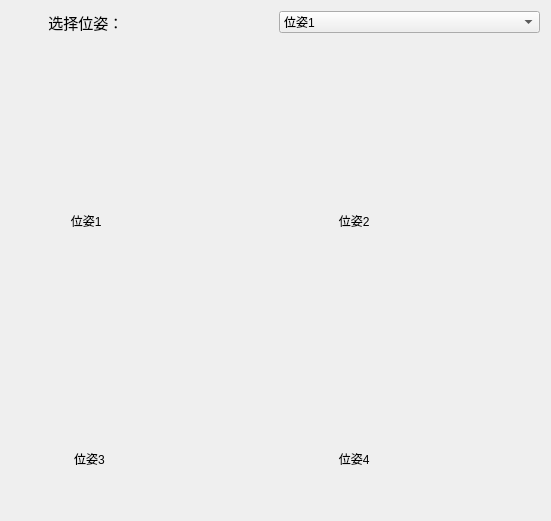
<?xml version="1.0" encoding="UTF-8"?>
<ui version="4.0">
 <class>ins_DirectionChoose</class>
 <widget class="QDialog" name="ins_DirectionChoose">
  <property name="geometry">
   <rect>
    <x>0</x>
    <y>0</y>
    <width>551</width>
    <height>521</height>
   </rect>
  </property>
  <property name="windowTitle">
   <string>Dialog</string>
  </property>
  <property name="styleSheet">
   <string notr="true"/>
  </property>
  <layout class="QGridLayout" name="gridLayout">
   <item row="0" column="0">
    <layout class="QHBoxLayout" name="horizontalLayout_3">
     <item>
      <widget class="QLabel" name="label_7">
       <property name="font">
        <font>
         <family>Arial</family>
         <pointsize>11</pointsize>
        </font>
       </property>
       <property name="styleSheet">
        <string notr="true"/>
       </property>
       <property name="text">
        <string>         选择位姿：</string>
       </property>
      </widget>
     </item>
     <item>
      <widget class="QComboBox" name="comboBox">
       <property name="styleSheet">
        <string notr="true"/>
       </property>
       <item>
        <property name="text">
         <string>位姿1</string>
        </property>
       </item>
       <item>
        <property name="text">
         <string>位姿2</string>
        </property>
       </item>
       <item>
        <property name="text">
         <string>位姿3</string>
        </property>
       </item>
       <item>
        <property name="text">
         <string>位姿4</string>
        </property>
       </item>
      </widget>
     </item>
    </layout>
   </item>
   <item row="4" column="0">
    <layout class="QHBoxLayout" name="horizontalLayout_2">
     <item>
      <layout class="QVBoxLayout" name="verticalLayout">
       <item>
        <widget class="QLabel" name="label3">
         <property name="text">
          <string/>
         </property>
         <property name="pixmap">
          <pixmap>:/icon/rightfan20.png</pixmap>
         </property>
        </widget>
       </item>
       <item>
        <widget class="QLabel" name="label_4">
         <property name="styleSheet">
          <string notr="true"/>
         </property>
         <property name="text">
          <string>                   位姿3</string>
         </property>
        </widget>
       </item>
      </layout>
     </item>
     <item>
      <layout class="QVBoxLayout" name="verticalLayout_2">
       <item>
        <widget class="QLabel" name="label4">
         <property name="styleSheet">
          <string notr="true">background-image: url(:/icon/rightfan.png);</string>
         </property>
         <property name="text">
          <string/>
         </property>
         <property name="pixmap">
          <pixmap>:/icon/rightzheng20.png</pixmap>
         </property>
        </widget>
       </item>
       <item>
        <widget class="QLabel" name="label_5">
         <property name="styleSheet">
          <string notr="true"/>
         </property>
         <property name="text">
          <string>                  位姿4</string>
         </property>
        </widget>
       </item>
      </layout>
     </item>
    </layout>
   </item>
   <item row="2" column="0">
    <layout class="QHBoxLayout" name="horizontalLayout">
     <item>
      <layout class="QVBoxLayout" name="verticalLayout_3">
       <item>
        <widget class="QLabel" name="label">
         <property name="text">
          <string/>
         </property>
         <property name="pixmap">
          <pixmap>:/icon/leftfan20.png</pixmap>
         </property>
        </widget>
       </item>
       <item>
        <widget class="QLabel" name="label_6">
         <property name="styleSheet">
          <string notr="true"/>
         </property>
         <property name="text">
          <string>                  位姿1</string>
         </property>
        </widget>
       </item>
      </layout>
     </item>
     <item>
      <layout class="QVBoxLayout" name="verticalLayout_4">
       <item>
        <widget class="QLabel" name="label2">
         <property name="styleSheet">
          <string notr="true"/>
         </property>
         <property name="text">
          <string/>
         </property>
         <property name="pixmap">
          <pixmap>:/icon/leftfzheng20.png</pixmap>
         </property>
        </widget>
       </item>
       <item>
        <widget class="QLabel" name="label_3">
         <property name="styleSheet">
          <string notr="true"/>
         </property>
         <property name="text">
          <string>                  位姿2</string>
         </property>
        </widget>
       </item>
      </layout>
     </item>
    </layout>
   </item>
   <item row="3" column="0">
    <spacer name="verticalSpacer">
     <property name="orientation">
      <enum>Qt::Vertical</enum>
     </property>
     <property name="sizeType">
      <enum>QSizePolicy::Fixed</enum>
     </property>
     <property name="sizeHint" stdset="0">
      <size>
       <width>20</width>
       <height>20</height>
      </size>
     </property>
    </spacer>
   </item>
   <item row="1" column="0">
    <spacer name="verticalSpacer_2">
     <property name="orientation">
      <enum>Qt::Vertical</enum>
     </property>
     <property name="sizeType">
      <enum>QSizePolicy::Fixed</enum>
     </property>
     <property name="sizeHint" stdset="0">
      <size>
       <width>20</width>
       <height>20</height>
      </size>
     </property>
    </spacer>
   </item>
  </layout>
 </widget>
 <resources>
  <include location="resource.qrc"/>
 </resources>
 <connections/>
</ui>
